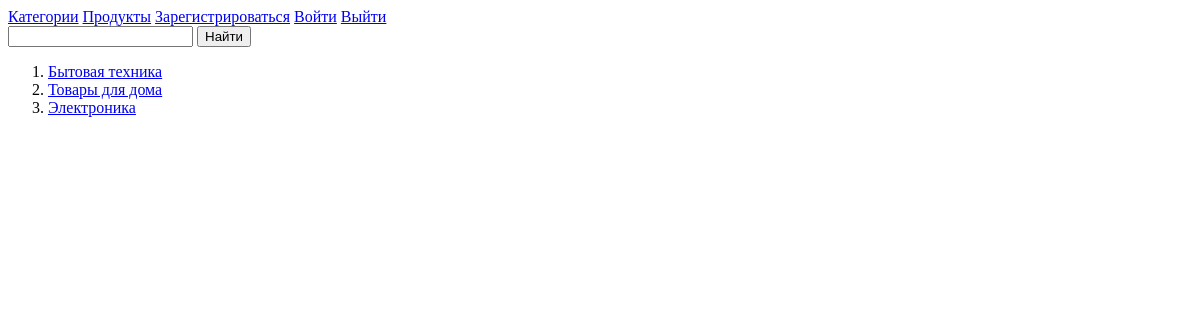
Page /product/categories/ on the earlier database version.
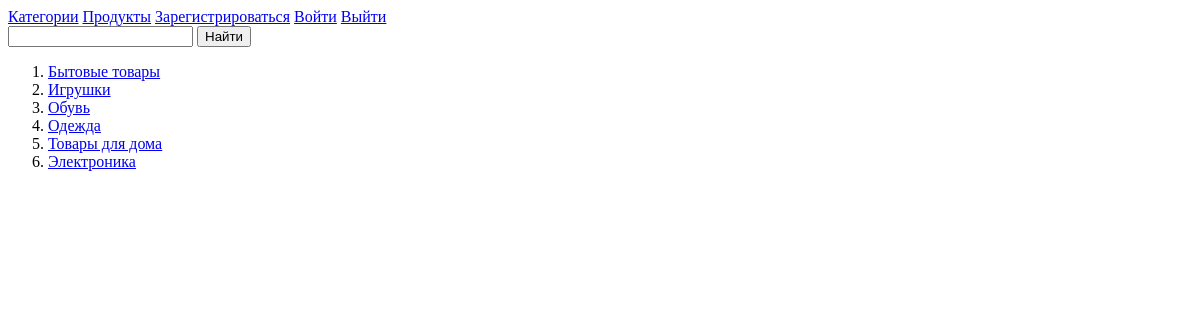
Same page on the later database version.
### shop/models.py (models this page shows, shortened)
class Category(models.Model):
    name = models.CharField(max_length=200, verbose_name="Категория")
    slug = models.SlugField(max_length=200, unique=True)
    class Meta:
        ordering = ['name']
        indexes = [
            models.Index(fields=['name']),
        ]
        verbose_name = 'Категория'
        verbose_name_plural = 'Категории'
    def get_absolute_url(self):
        return reverse('shop:category_detail', kwargs={'slug': self.slug})

### shop/views.py (the view)
# urls.py: path('categories/', CategoryListView.as_view(), name='categories'),
class CategoryListView(ListView):
    model = Category
    template_name = 'shop/admin/categories.html'
    context_object_name = 'categories'

### shop/templates/shop/admin/categories.html (shortened to what this page needs)
{% extends 'base.html' %}
{% block content %}
<ol>
{% for category in categories %}
    <li><a href="{{ category.get_absolute_url }}">{{category.name}}</a></li>
{% endfor %}
</ol>
{% endblock content %}

Differences in the rows shown:
removed Category: name "Бытовая техника"
added Category: name "Бытовые товары"
added Category: name "Игрушки"
added Category: name "Обувь"
added Category: name "Одежда"
